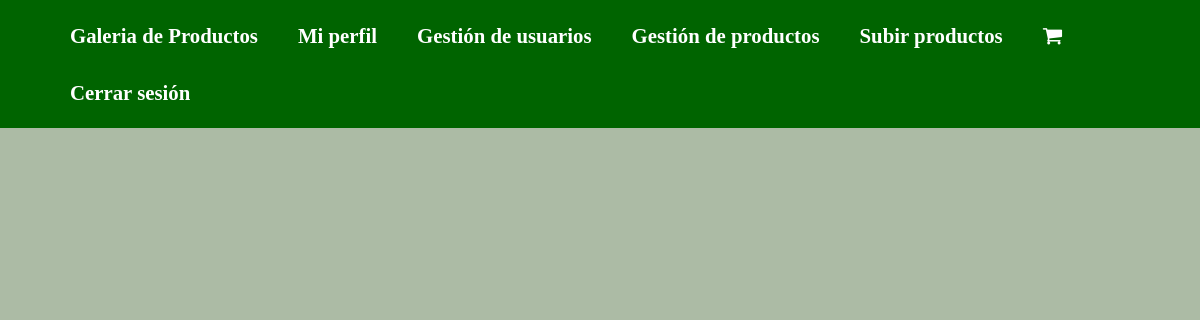
Page /carrito.php (signed in) on the earlier database version.
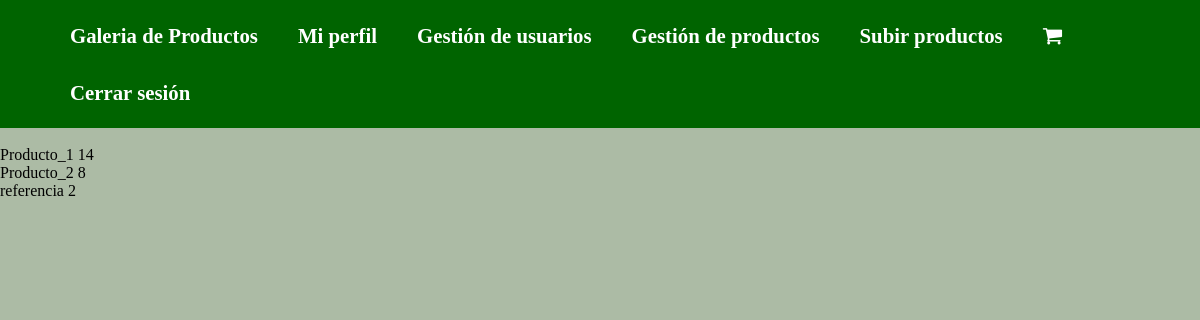
Same page on the later database version.
### tables this page shows
CREATE TABLE `carrito` (
  `nick` varchar(100) NOT NULL,
  `referencia` varchar(100) NOT NULL,
  `cantidad` int(100) NOT NULL
);

### include/funciones.php (called while the page is built, shortened)
    <?php
function itemsEnCarritoDeUsuario($nick){
    $conexion = new mysqli(DB_HOST, DB_USUARIO, DB_PASS, DB_NOMBRE_BASE_DATOS);
    mysqli_set_charset($conexion, 'utf8');
    $sql = "select * from carrito where nick like '$nick'";
    $sentencia = $conexion->prepare($sql);
    $sentencia->execute();
    $resultado = $sentencia->get_result();
    return $resultado;
}

### carrito.php (the view)
<?php
require_once ("include/cabecera.php");
require_once ("include/funciones.php");
if(isset($_GET['referencia'])){
    if(intval(cantidadItemsQueUnUsuarioTieneDeUnProducto($_SESSION['nick'], $_GET['referencia'])) == 0){
        guardarItemCarritoBBDD($_SESSION['nick'], $_GET['referencia'], 1);
    }else{
        sumarItemEnCarrito($_SESSION['nick'], $_GET['referencia'], intval(cantidadItemsQueUnUsuarioTieneDeUnProducto($_SESSION['nick'], $_GET['referencia']))+1);
    }
    header("Location: galeria.php");
}else{
    $resultado = itemsEnCarritoDeUsuario($_SESSION['nick']);
    while ($fila = $resultado->fetch_row()){
        echo '<br>';
        echo $fila[1] . ' ' . $fila[2];
    }
}

Differences in the rows shown:
added carrito: referencia "Producto_1", cantidad "14"
added carrito: referencia "Producto_2", cantidad "8"
added carrito: referencia "referencia", cantidad "2"
